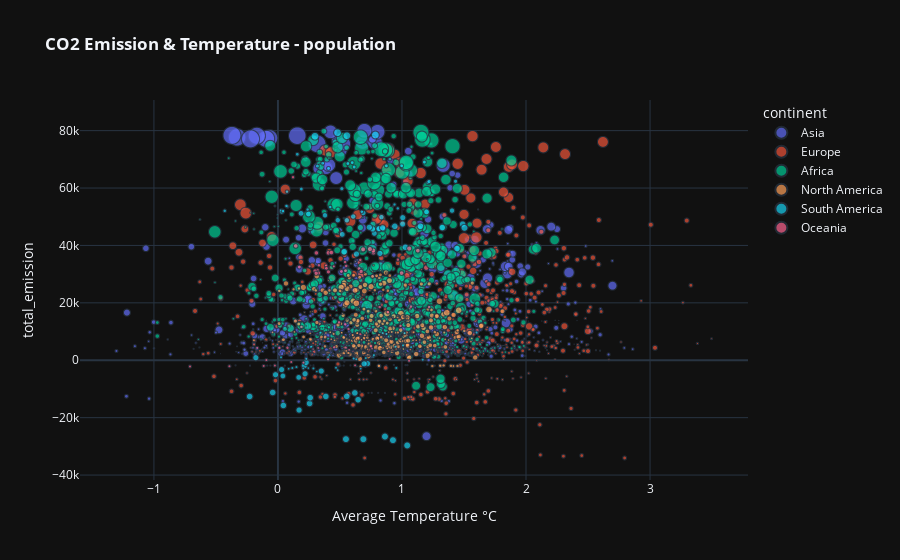

Source (notebook cell):
### Code cell
px.scatter(df, df["Average Temperature °C"],
           df["total_emission"], 
           size= "pop_tot", 
           title = "<b>CO2 Emission & Temperature - population", 
           template="plotly_dark", 
           color ="continent")

### Figure 1 — Plotly figure (JSON) as saved in the notebook; plotly's stock layout.template omitted (floating-point values rounded to 4 significant figures; data arrays with more than 128 entries replaced by an {"elided": "..."} marker saying what was removed)
{"data": [{"hovertemplate": "continent=Asia<br>Average Temperature °C=%{x}<br>total_emission=%{y}<br>pop_tot=%{marker.size}<extra></extra>", "legendgroup": "Asia", "marker": {"color": "#636efa", "size": {"elided": "915 float values"}, "sizemode": "area", "sizeref": 372200.0, "symbol": "circle"}, "mode": "markers", "name": "Asia", "showlegend": true, "type": "scattergl", "x": {"elided": "915 float values"}, "xaxis": "x", "y": {"elided": "915 float values"}, "yaxis": "y"}, {"hovertemplate": "continent=Europe<br>Average Temperature °C=%{x}<br>total_emission=%{y}<br>pop_tot=%{marker.size}<extra></extra>", "legendgroup": "Europe", "marker": {"color": "#EF553B", "size": {"elided": "961 float values"}, "sizemode": "area", "sizeref": 372200.0, "symbol": "circle"}, "mode": "markers", "name": "Europe", "showlegend": true, "type": "scattergl", "x": {"elided": "961 float values"}, "xaxis": "x", "y": {"elided": "961 float values"}, "yaxis": "y"}, {"hovertemplate": "continent=Africa<br>Average Temperature °C=%{x}<br>total_emission=%{y}<br>pop_tot=%{marker.size}<extra></extra>", "legendgroup": "Africa", "marker": {"color": "#00cc96", "size": {"elided": "1356 float values"}, "sizemode": "area", "sizeref": 372200.0, "symbol": "circle"}, "mode": "markers", "name": "Africa", "showlegend": true, "type": "scattergl", "x": {"elided": "1356 float values"}, "xaxis": "x", "y": {"elided": "1356 float values"}, "yaxis": "y"}, {"hovertemplate": "continent=North America<br>Average Temperature °C=%{x}<br>total_emission=%{y}<br>pop_tot=%{marker.size}<extra></extra>", "legendgroup": "North America", "marker": {"color": "#FFA15A", "size": {"elided": "620 float values"}, "sizemode": "area", "sizeref": 372200.0, "symbol": "circle"}, "mode": "markers", "name": "North America", "showlegend": true, "type": "scattergl", "x": {"elided": "620 float values"}, "xaxis": "x", "y": {"elided": "620 float values"}, "yaxis": "y"}, {"hovertemplate": "continent=South America<br>Average Temperature °C=%{x}<br>total_emission=%{y}<br>pop_tot=%{marker.size}<extra></extra>", "legendgroup": "South America", "marker": {"color": "#19d3f3", "size": {"elided": "180 float values"}, "sizemode": "area", "sizeref": 372200.0, "symbol": "circle"}, "mode": "markers", "name": "South America", "showlegend": true, "type": "scattergl", "x": {"elided": "180 float values"}, "xaxis": "x", "y": {"elided": "180 float values"}, "yaxis": "y"}, {"hovertemplate": "continent=Oceania<br>Average Temperature °C=%{x}<br>total_emission=%{y}<br>pop_tot=%{marker.size}<extra></extra>", "legendgroup": "Oceania", "marker": {"color": "#FF6692", "size": {"elided": "370 float values"}, "sizemode": "area", "sizeref": 372200.0, "symbol": "circle"}, "mode": "markers", "name": "Oceania", "showlegend": true, "type": "scattergl", "x": {"elided": "370 float values"}, "xaxis": "x", "y": {"elided": "370 float values"}, "yaxis": "y"}], "layout": {"legend": {"itemsizing": "constant", "title": {"text": "continent"}, "tracegroupgap": 0}, "title": {"text": "<b>CO2 Emission & Temperature - population"}, "xaxis": {"anchor": "y", "domain": [0, 1], "title": {"text": "Average Temperature °C"}}, "yaxis": {"anchor": "x", "domain": [0, 1], "title": {"text": "total_emission"}}}}
